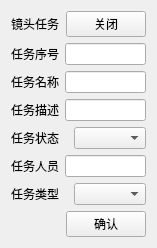
<?xml version="1.0" encoding="UTF-8"?>
<ui version="4.0">
 <class>Form</class>
 <widget class="QWidget" name="Form">
  <property name="geometry">
   <rect>
    <x>0</x>
    <y>0</y>
    <width>157</width>
    <height>244</height>
   </rect>
  </property>
  <property name="windowTitle">
   <string>Form</string>
  </property>
  <layout class="QHBoxLayout" name="horizontalLayout_9">
   <item>
    <layout class="QVBoxLayout" name="verticalLayout">
     <item>
      <layout class="QHBoxLayout" name="horizontalLayout">
       <item>
        <widget class="QLabel" name="label">
         <property name="text">
          <string>镜头任务</string>
         </property>
        </widget>
       </item>
       <item>
        <spacer name="horizontalSpacer">
         <property name="orientation">
          <enum>Qt::Horizontal</enum>
         </property>
         <property name="sizeHint" stdset="0">
          <size>
           <width>58</width>
           <height>20</height>
          </size>
         </property>
        </spacer>
       </item>
       <item>
        <widget class="QPushButton" name="pushButton">
         <property name="text">
          <string>关闭</string>
         </property>
        </widget>
       </item>
      </layout>
     </item>
     <item>
      <layout class="QHBoxLayout" name="horizontalLayout_8">
       <item>
        <widget class="QLabel" name="label_7">
         <property name="text">
          <string>任务序号</string>
         </property>
        </widget>
       </item>
       <item>
        <widget class="QLineEdit" name="lineEdit_3"/>
       </item>
      </layout>
     </item>
     <item>
      <layout class="QHBoxLayout" name="horizontalLayout_2">
       <item>
        <widget class="QLabel" name="label_2">
         <property name="text">
          <string>任务名称</string>
         </property>
        </widget>
       </item>
       <item>
        <widget class="QLineEdit" name="lineEdit"/>
       </item>
      </layout>
     </item>
     <item>
      <layout class="QHBoxLayout" name="horizontalLayout_3">
       <item>
        <widget class="QLabel" name="label_3">
         <property name="text">
          <string>任务描述</string>
         </property>
        </widget>
       </item>
       <item>
        <widget class="QLineEdit" name="lineEdit_2"/>
       </item>
      </layout>
     </item>
     <item>
      <layout class="QHBoxLayout" name="horizontalLayout_4">
       <item>
        <widget class="QLabel" name="label_4">
         <property name="text">
          <string>任务状态</string>
         </property>
        </widget>
       </item>
       <item>
        <widget class="QComboBox" name="comboBox"/>
       </item>
      </layout>
     </item>
     <item>
      <layout class="QHBoxLayout" name="horizontalLayout_5">
       <item>
        <widget class="QLabel" name="label_5">
         <property name="text">
          <string>任务人员</string>
         </property>
        </widget>
       </item>
       <item>
        <widget class="QLineEdit" name="lineEdit_4"/>
       </item>
      </layout>
     </item>
     <item>
      <layout class="QHBoxLayout" name="horizontalLayout_6">
       <item>
        <widget class="QLabel" name="label_6">
         <property name="text">
          <string>任务类型</string>
         </property>
        </widget>
       </item>
       <item>
        <widget class="QComboBox" name="comboBox_2"/>
       </item>
      </layout>
     </item>
     <item>
      <layout class="QHBoxLayout" name="horizontalLayout_7">
       <item>
        <spacer name="horizontalSpacer_2">
         <property name="orientation">
          <enum>Qt::Horizontal</enum>
         </property>
         <property name="sizeHint" stdset="0">
          <size>
           <width>128</width>
           <height>20</height>
          </size>
         </property>
        </spacer>
       </item>
       <item>
        <widget class="QPushButton" name="pushButton_2">
         <property name="text">
          <string>确认</string>
         </property>
        </widget>
       </item>
      </layout>
     </item>
    </layout>
   </item>
  </layout>
 </widget>
 <resources/>
 <connections/>
</ui>
